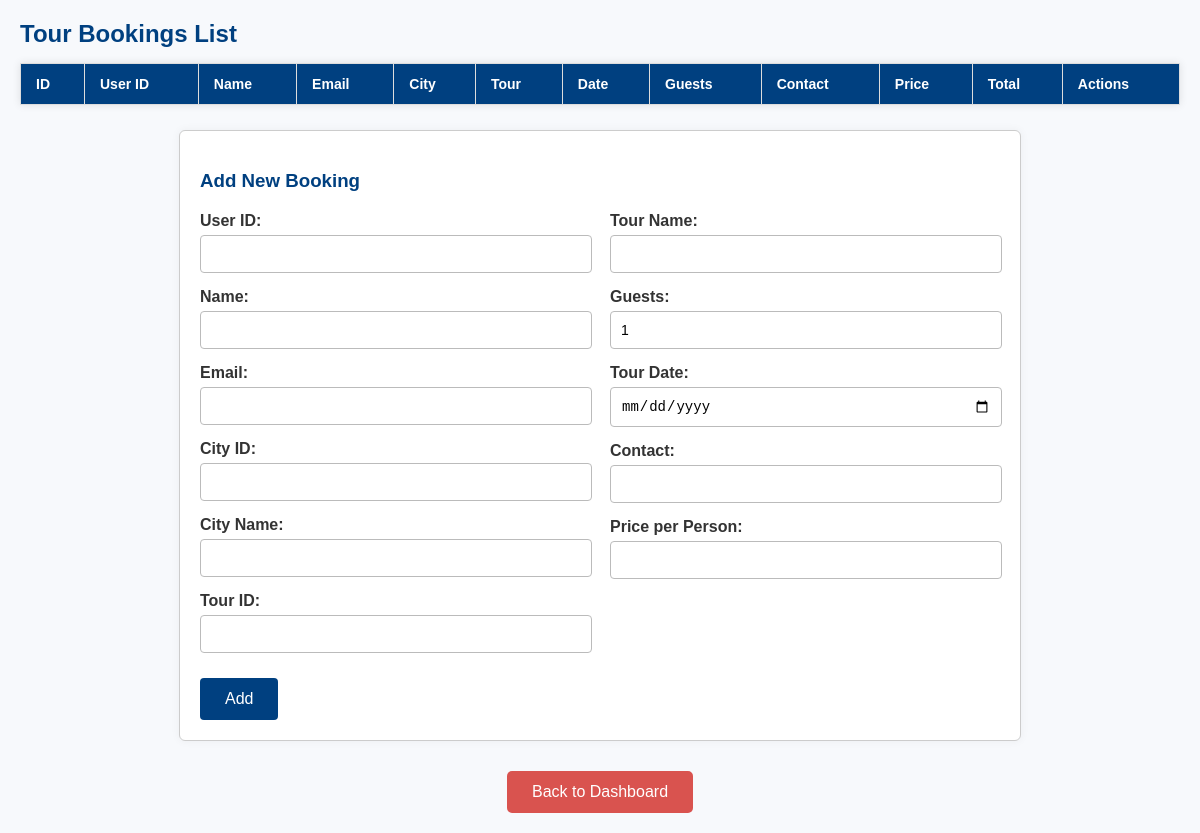
The app's page /admin/adminviewtourbooking.php, older data.
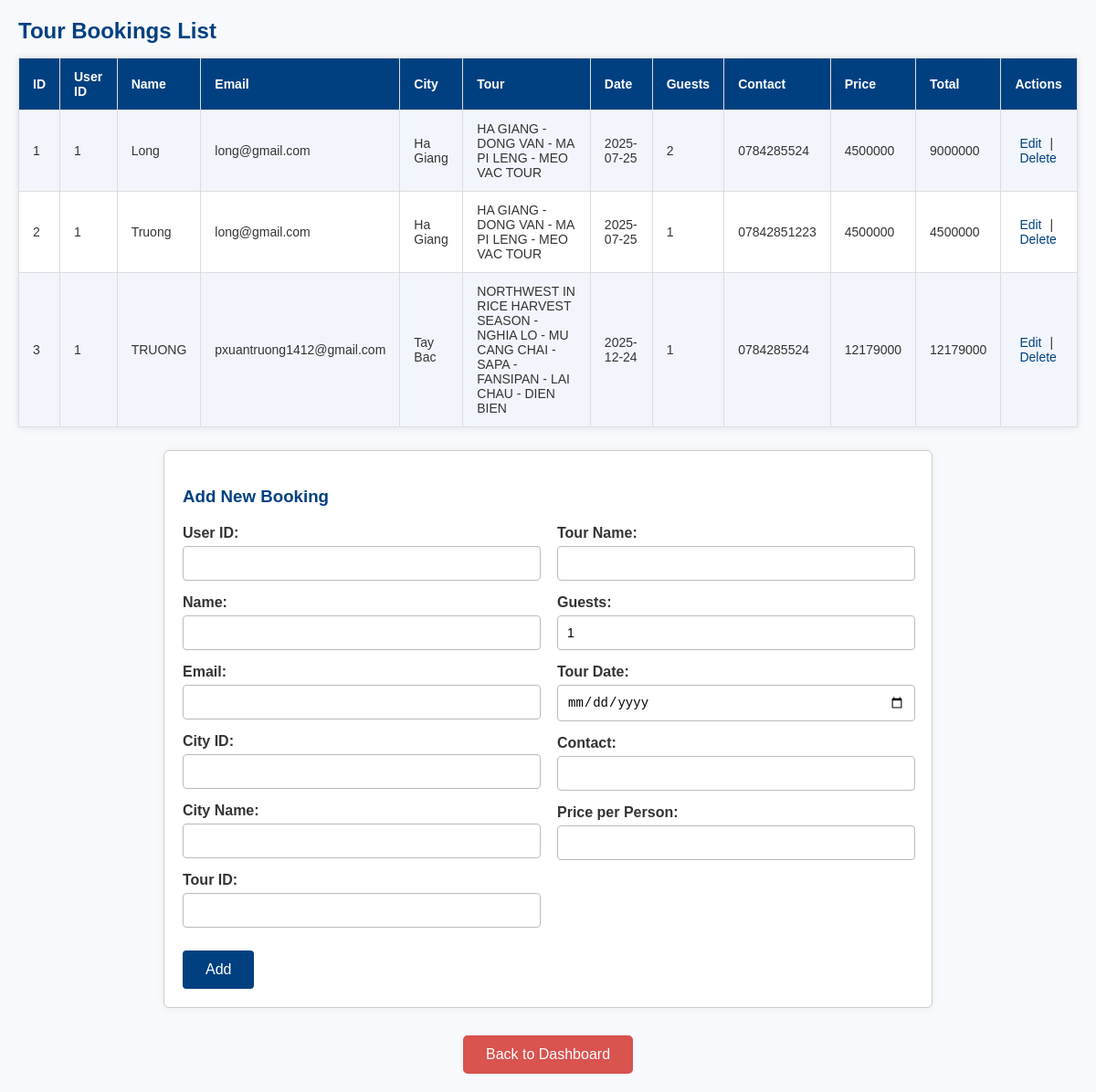
The same page, newer data.
### tables this page shows
CREATE TABLE `tour_bookings` (
  `booking_id` int NOT NULL AUTO_INCREMENT,
  `userid` int NOT NULL,
  `name` varchar(100) NOT NULL,
  `email` varchar(100) NOT NULL,
  `cityid` int NOT NULL,
  `city_name` varchar(100) NOT NULL,
  `tourid` int NOT NULL,
  `tour_name` varchar(255) NOT NULL,
  `tourists` int NOT NULL DEFAULT '1',
  `tour_date` date NOT NULL,
  `contact` varchar(20) NOT NULL,
  `price_per_person` int NOT NULL,
  `total_amount` int NOT NULL,
  `booking_date` timestamp NULL DEFAULT CURRENT_TIMESTAMP,
  PRIMARY KEY (`booking_id`),
  KEY `userid` (`userid`),
  KEY `cityid` (`cityid`),
  KEY `tourid` (`tourid`),
  CONSTRAINT `tour_bookings_ibfk_1` FOREIGN KEY (`userid`) REFERENCES `login` (`usersid`),
  CONSTRAINT `tour_bookings_ibfk_2` FOREIGN KEY (`cityid`) REFERENCES `cities` (`cityid`),
  CONSTRAINT `tour_bookings_ibfk_3` FOREIGN KEY (`tourid`) REFERENCES `tours` (`tourid`)
);

### admin/adminviewtourbooking.php (the view, shortened to what this page needs)
<?php
require_once '../dbconnect.php';
?>
<!DOCTYPE html>
<html lang="en">
<head>
<link rel="stylesheet" type="text/css" href="../css/adminviewtourbooking.css">
</head>
<body>
<h2>Tour Bookings List</h2>
<table>
    <tr>
        <th>ID</th><th>User ID</th><th>Name</th><th>Email</th><th>City</th><th>Tour</th><th>Date</th><th>Guests</th><th>Contact</th><th>Price</th><th>Total</th><th>Actions</th>
    </tr>
    <?php
    $result = $conn->query("SELECT * FROM tour_bookings");
    while ($row = $result->fetch_assoc()) {
        echo "<tr>
            <td>{$row['booking_id']}</td>
            <td>{$row['userid']}</td>
            <td>{$row['name']}</td>
            <td>{$row['email']}</td>
            <td>{$row['city_name']}</td>
            <td>{$row['tour_name']}</td>
            <td>{$row['tour_date']}</td>
            <td>{$row['tourists']}</td>
            <td>{$row['contact']}</td>
            <td>{$row['price_per_person']}</td>
            <td>{$row['total_amount']}</td>
            <td>
                <a href='?edit={$row['booking_id']}'>Edit</a> |
                <a href='?delete={$row['booking_id']}' onclick='return confirm(\"Are you sure you want to delete?\")'>Delete</a>
            </td>
        </tr>";
    }
    ?>
</table>
<?php
$booking = [
    "booking_id" => "",
    "userid" => "", "name" => "", "email" => "", "cityid" => "", "city_name" => "",
    "tourid" => "", "tour_name" => "", "tourists" => 1, "tour_date" => "", "contact" => "",
    "price_per_person" => ""
];
?>
<div class="form-wrapper">
    <form method="POST">
        <h3 style="margin-bottom: 20px; color: #004080;">
            <?php echo isset($_GET['edit']) ? "Edit Booking" : "Add New Booking"; ?>
        </h3>
        <div class="form-columns">
            <div>
                <label>User ID:</label>
                <input type="number" name="userid" value="<?= htmlspecialchars($booking['userid']) ?>" required>
                <label>Name:</label>
                <input type="text" name="name" value="<?= htmlspecialchars($booking['name']) ?>" required>
                <label>Email:</label>
                <input type="email" name="email" value="<?= htmlspecialchars($booking['email']) ?>" required>
                <label>City ID:</label>
                <input type="number" name="cityid" value="<?= htmlspecialchars($booking['cityid']) ?>" required>
                <label>City Name:</label>
                <input type="text" name="city_name" value="<?= htmlspecialchars($booking['city_name']) ?>" required>
                <label>Tour ID:</label>
                <input type="number" name="tourid" value="<?= htmlspecialchars($booking['tourid']) ?>" required>
            </div>
            <div>
                <label>Tour Name:</label>
                <input type="text" name="tour_name" value="<?= htmlspecialchars($booking['tour_name']) ?>" required>
                <label>Guests:</label>
                <input type="number" name="tourists" value="<?= htmlspecialchars($booking['tourists']) ?>" required>
                <label>Tour Date:</label>
                <input type="date" name="tour_date" value="<?= htmlspecialchars($booking['tour_date']) ?>" required>
                <label>Contact:</label>
                <input type="text" name="contact" value="<?= htmlspecialchars($booking['contact']) ?>" required>
                <label>Price per Person:</label>
                <input type="number" name="price_per_person" value="<?= htmlspecialchars($booking['price_per_person']) ?>" required>
            </div>
        </div>
        <input type="submit" value="<?= isset($_GET['edit']) ? "Update" : "Add" ?>">
    </form>
</div>
<button onclick="window.location.href='admindashboard.php'">Back to Dashboard</button>
</body>
</html>

### css/adminviewtourbooking.css (style rules this page uses)
body { margin: 0; padding: 0; font-family: 'Segoe UI', Tahoma, Geneva, Verdana, sans-serif; background-color: #f4f7fa; }
body { font-family: Arial, sans-serif; background-color: #f7f9fc; margin: 20px; color: #333; }
h2, h3 { color: #004080; margin-bottom: 15px; }
table { width: 100%; border-collapse: collapse; margin-bottom: 25px; box-shadow: 0 0 8px rgba(0,0,0,0.1); background: #fff; }
th, td { padding: 12px 15px; border: 1px solid #ddd; text-align: left; font-size: 14px; }
th { background-color: #004080; color: #fff; font-weight: 600; }
tr:nth-child(even) { background-color: #f2f6fc; }
a { color: #004080; text-decoration: none; margin: 0 5px; }
.form-wrapper { display: flex; justify-content: center; align-items: flex-start; margin-top: 20px; }
form { background: #fff; padding: 20px; border: 1px solid #ccc; max-width: 800px; width: 100%; box-shadow: 0 0 10px rgba(0,0,0,0.05); border-radius: 6px; }
.form-columns { display: flex; gap: 20px; flex-wrap: wrap; }
.form-columns > div { flex: 1; min-width: 250px; }
.form-columns label { display: block; margin-bottom: 5px; font-weight: bold; }
.form-columns input { width: calc(100% - 20px); padding: 10px; margin-bottom: 15px; border: 1px solid #bbb; border-radius: 4px; font-size: 14px; }
form input[type="submit"] { background-color: #004080; color: white; padding: 12px 25px; border: none; border-radius: 4px; font-size: 16px; cursor: pointer; margin-top: 10px; }
button { display: block; margin: 30px auto 0 auto; padding: 12px 25px; font-size: 16px; background-color: #d9534f; color: white; border: none; border-radius: 5px; cursor: pointer; transition: background-color 0.3s ease; max-width: 200px; text-align: center; }

Row changes from the older to the newer data that the page shows:
added tour_bookings: booking_id "1", userid "1", name "Long", email "long@gmail.com", city_name "Ha Giang", tour_name "HA GIANG - DONG VAN - MA PI LENG - MEO VAC TOUR", tour_date "2025-07-25", tourists "2", contact "0784285524", price_per_person "4500000", total_amount "9000000"
added tour_bookings: booking_id "2", userid "1", name "Truong", email "long@gmail.com", city_name "Ha Giang", tour_name "HA GIANG - DONG VAN - MA PI LENG - MEO VAC TOUR", tour_date "2025-07-25", tourists "1", contact "07842851223", price_per_person "4500000", total_amount "4500000"
added tour_bookings: booking_id "3", userid "1", name "TRUONG", email "pxuantruong1412@gmail.com", city_name "Tay Bac", tour_name "NORTHWEST IN RICE HARVEST SEASON - NGHIA LO - MU CANG CHAI - SAPA - FANSIPAN - LAI CHAU - DIEN BIEN", tour_date "2025-12-24", tourists "1", contact "0784285524", price_per_person "12179000", total_amount "12179000"
